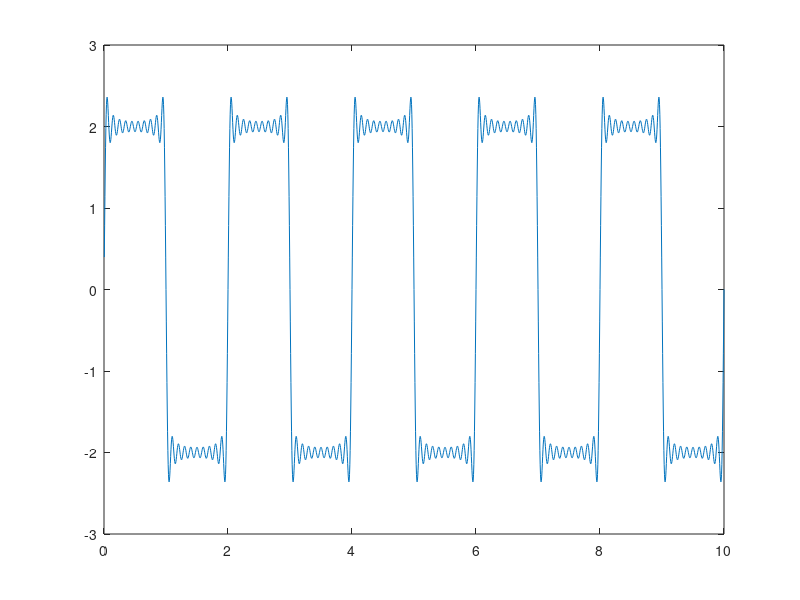

Write the MATLAB code that produced this figure.
clear all
T=10;
N=2000;
fs=40;
A=2;
w0=pi;
k=1:10;
y=zeros(1,N);
t=(T./N):(T./N):T;
for i=1:length(t)
   for k=1:20
       if mod(k,2)==1
          y(i)=y(i)+(4*A/(k*pi)*sin(k*w0*t(i)));
       end
    end
end
plot(t,y)